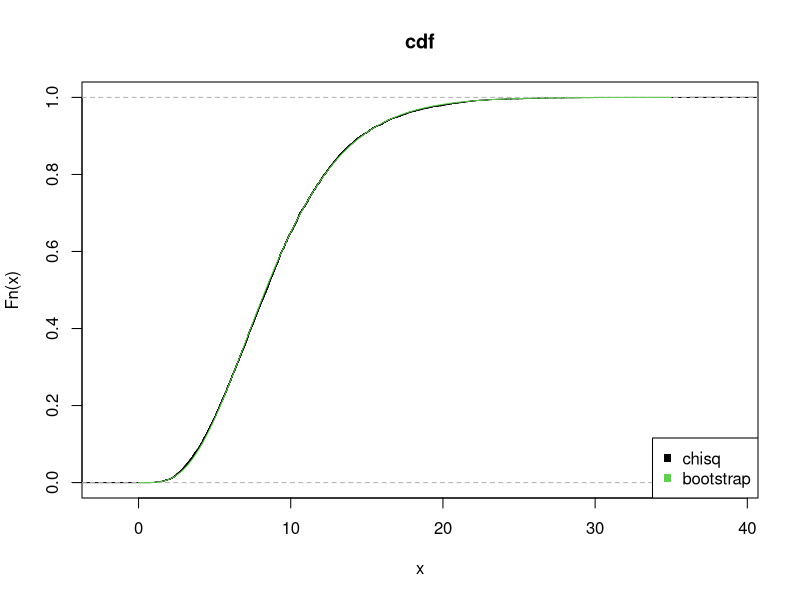

Here is the R script that generated this plot: (Note: this script raises an error after producing the figure.)
########Q3
####(b)
a <- c(3.68,1.683,1.402,1.385,1.149,1.102,0.9324,0.7592,0.7482,0.6201)
a <- a/100
n <- 8046
N <- c(176,191,119,134,149,48,50,75,40,60)
l_temp <- c()
for (i in 1:10){
  temp <- ((a[i]*sum(N)/n/sum(a))/(N[i]/n))^N[i]
  l_temp <- c(l_temp,temp)
}
l_x <- prod(l_temp)
T <- -2*log(l_x)
pchisq(T,df=9)


####(c)
set.seed(6008)
p <- a*sum(N)/n/sum(a)
p <- p/sum(p)
len_sample <- sum(N)
B <- 10000
resample_array <- array(0,dim = c(B,len_sample))
for (i in 1:B){
  resample_array[i,] <- sample(1:10,len_sample,replace = TRUE, prob = p)
}
bootstrap_T <- c()

for(i in 1:B){
  bootstrap_N <- c()
  for (j in 1:10){
    temp_N <- length(which(resample_array[i,]==j))
    bootstrap_N <- c(bootstrap_N,temp_N)
  }
  bootstrap_T <- c(bootstrap_T,-2*sum(bootstrap_N * (log(a*sum(bootstrap_N))-log(bootstrap_N*sum(a)))))
}

quantile(bootstrap_T,prob = 0.95)
quantile(bootstrap_T,prob = 0.9999999999999)

####(d)
bootstrap_cdf <- ecdf(bootstrap_T)
plot(bootstrap_cdf,main='cdf')
x <- seq(0,35, length=10000) 
y <- pchisq(x,df=9)
lines(x,y,col=3)
legend('bottomright',pch=c(15,15),legend = c('chisq','bootstrap'),col=c(1,3))







########Q4
####(b)
otherN_length <- n-sum(N)  #Remaining length except the first 10 N_i
ff <- function(zz){        #Define f(Z)
  p <- c()
  for (i in 1:10){
    p_temp <- N[i]*zz/otherN_length
    pi <- max(p_temp,a[i])
    p <- c(p,pi)
  }
  f <- sum(p) + zz - 1
  return(f)
}
root <- uniroot(ff,c(0.5,1),tol=0.01)
z <- root$root            #Z = 0.85
p_H0 <- c()
for (i in 1:10){
  pi <- max(N[i]*z/otherN_length,a[i])
  p_H0 <- c(p_H0,pi)
}
p_H1 <- N/n
ratio_first_10 <- 1       #likelihood ratio of the first 10 term
temp <- p_H0/p_H1
for (j in 1:10){
  ratio_first_10 <- ratio_first_10*(temp[j]^N[j])
}
T <- -2*log(ratio_first_10*(n*z/otherN_length)^otherN_length)  #102.25

####(c)
p_H0 == a


####(d)
set.seed(6008)
p_resample <- c(p_H0,1-sum(p_H0))                            #probability of resample
len_sample <- n                                              
B <- 10000
resample_array <- array(0,dim = c(B,len_sample))             #define an array to store resamples
for (i in 1:B){
  resample_array[i,] <- sample(1:11,len_sample,replace = TRUE, prob = p_resample)
}
bootstrap_T <- c()                                           #define an variable to store results of bootstrap statistic
#The following ff1 defines f(Z). There's an undefined variable bootstrap_N in ff1. This variable represents the length of each N_i in each resample.
#I'll define bootstrap_N later
ff1 <- function(zz1){                                        
  p <- c()
  for (i in 1:10){
    p_temp <- bootstrap_N[i]*zz1/bootstrap_N[11]
    pi <- max(p_temp,a[i])
    p <- c(p,pi)
  }
  f <- sum(p) + zz1 - 1
  return(f)
}

for(k in 1:B){
  bootstrap_N <- c()                                       #define boostrap_N to store the results of each resample
  for (j in 1:11){
    temp_N <- length(which(resample_array[k,]==j))
    bootstrap_N <- c(bootstrap_N,temp_N)
  }
  i <- 0
  z <- uniroot(ff1,c(0,1),tol = 0.0001)$root                 #compute Z for B'th resample
  p_H0 <- c()                                              #the following procedure is similar to (b)
  for (l in 1:10){
    pi <- max(bootstrap_N[l]*z/bootstrap_N[11],a[l])
    p_H0 <- c(p_H0,pi)
  }
  p_H1 <- bootstrap_N/n
  ratio_first_10 <- 1
  temp <- p_H0/p_H1[1:10]
  for (m in 1:10){
    ratio_first_10 <- ratio_first_10*temp[m]^bootstrap_N[m]
  }
  T <- -2*log(ratio_first_10*(n*z/bootstrap_N[11])^bootstrap_N[11])
  bootstrap_T <- c(bootstrap_T,T)
}

bootstrap_cdf <- ecdf(bootstrap_T)
plot(bootstrap_cdf,main='cdf')
quantile(bootstrap_T,prob = 0.95)







